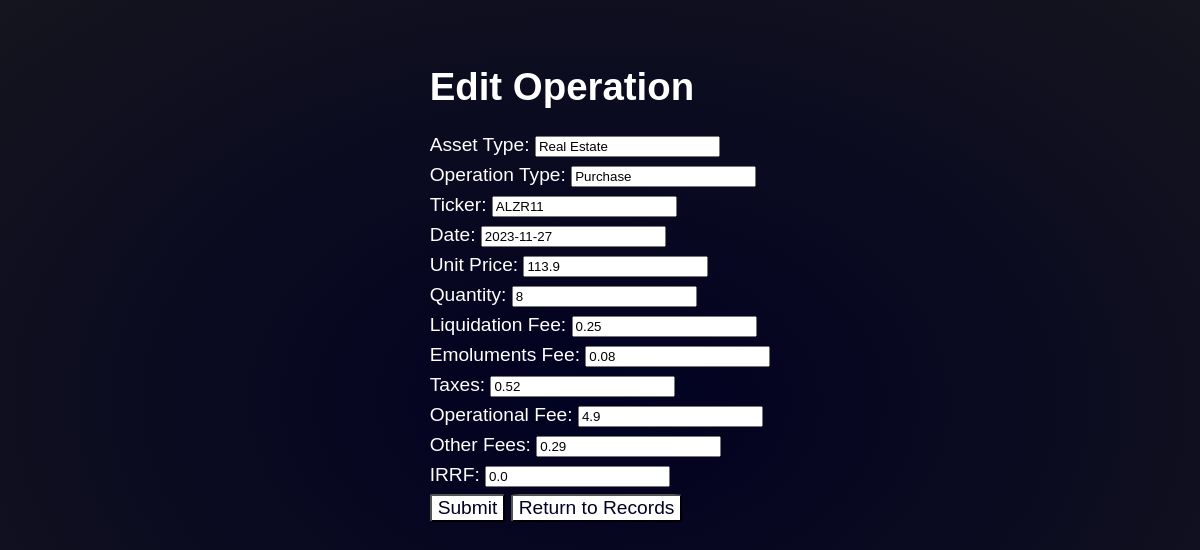
Page /edit/22 on the earlier database version.
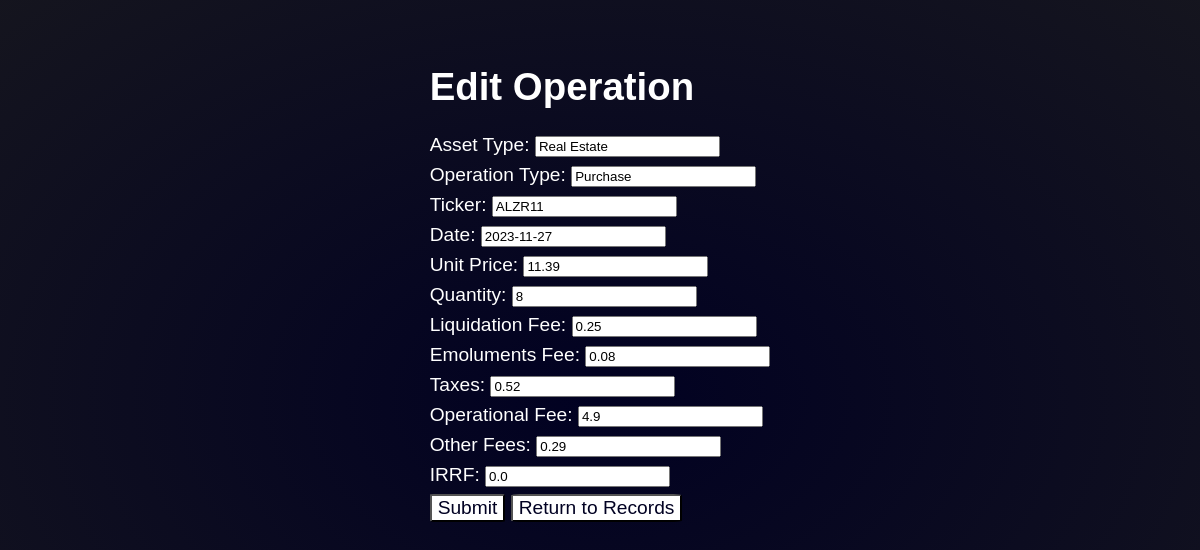
Same page on the later database version.
### tables this page shows
CREATE TABLE operations (
            id INTEGER PRIMARY KEY AUTOINCREMENT,
            asset_type TEXT NOT NULL,
            operation_type TEXT NOT NULL,
            ticker TEXT NOT NULL,
            date TEXT NOT NULL,
            unit_price REAL NOT NULL,
            quantity INTEGER NOT NULL,
            liquidation_fee REAL NOT NULL,
            emoluments_fee REAL NOT NULL,
            taxes REAL NOT NULL DEFAULT 0,
            operational_fee REAL NOT NULL DEFAULT 0,
            other_fees REAL NOT NULL DEFAULT 0,
            irrf REAL NOT NULL DEFAULT 0,
            timestamp DATETIME NOT NULL
        );

### app.py (the view)
@app.route("/edit/<int:id>", methods=["POST", "GET"])
def edit(id):
    operation = get_operation_by_id(id)
    page = request.args.get("page", 1)
    return render_template("edit.html", operation=operation, page=page)

### utils.py (called while the page is built)
def get_operation_by_id(id):
    dir_path = os.path.join(os.getcwd(), "database")
    connection = sqlite3.connect(os.path.join(dir_path, "operations.db"))
    cursor = connection.cursor()
    cursor.execute("SELECT * FROM operations WHERE id = ?", (id,))
    operation = cursor.fetchone()
    connection.close()
    return operation

### templates/edit.html (shortened to what this page needs)
<!DOCTYPE html>
<html lang="en">
<head>
    <link rel="stylesheet" href="{{ url_for('static', filename='style.css') }}">
</head>
<body>
    <h1>Edit Operation</h1>
    <form action="/edit/commit/{{ operation[0] }}" method="POST" onsubmit="showSuccessPopup(event)">
        <label for="asset_type">Asset Type:</label>
        <input type="text" id="asset_type" name="asset_type" value="{{ operation[1] }}"><br>
        <label for="operation_type">Operation Type:</label>
        <input type="text" id="operation_type" name="operation_type" value="{{ operation[2] }}"><br>
        <label for="ticker">Ticker:</label>
        <input type="text" id="ticker" name="ticker" value="{{ operation[3] }}"><br>
        <label for="date">Date:</label>
        <input type="text" id="date" name="date" value="{{ operation[4] }}"><br>
        <label for="unit_price">Unit Price:</label>
        <input type="text" id="unit_price" name="unit_price" value="{{ operation[5] }}"><br>
        <label for="quantity">Quantity:</label>
        <input type="text" id="quantity" name="quantity" value="{{ operation[6] }}"><br>
        <label for="liquidationFee">Liquidation Fee:</label>
        <input type="text" id="liquidationFee" name="liquidationFee" value="{{ operation[7] }}"><br>
        <label for="emolumentsFee">Emoluments Fee:</label>
        <input type="text" id="emolumentsFee" name="emolumentsFee" value="{{ operation[8] }}"><br>
        <label for="taxes">Taxes:</label>
        <input type="text" id="taxes" name="taxes" value="{{ operation[9] }}"><br>
        <label for="operationalFee">Operational Fee:</label>
        <input type="text" id="operationalFee" name="operationalFee" value="{{ operation[10] }}"><br>
        <label for="otherFees">Other Fees:</label>
        <input type="text" id="otherFees" name="otherFees" value="{{ operation[11] }}"><br>
        <label for="irrf">IRRF:</label>
        <input type="text" id="irrf" name="irrf" value="{{ operation[12] }}"><br>
        <button type="submit">Submit</button>
        <span><button type="button" onclick="window.location.href='/records?page={{ page }}'">Return to Records</button></span>
    </form>
</body>
</html>

Differences in the rows shown:
changed operations "Real Estate": unit_price "113.9" → "11.39"
